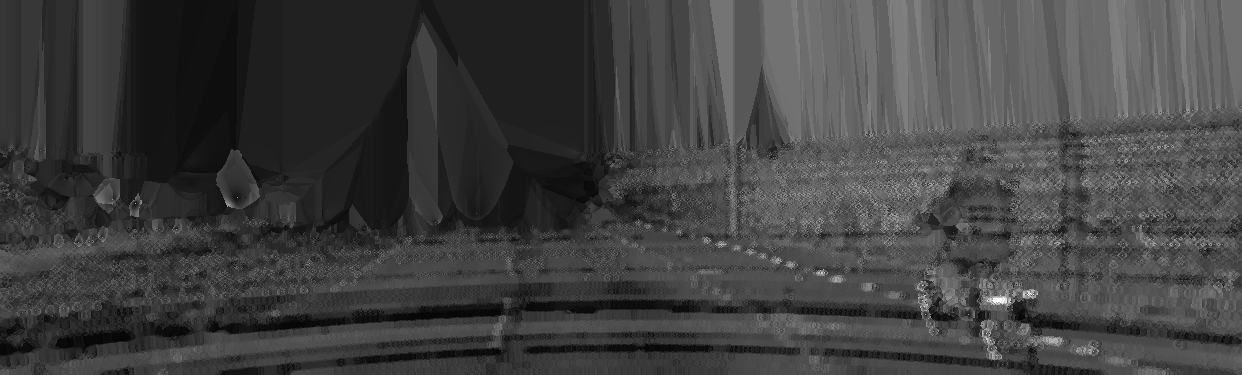
#> input picture result/dense_knn.png, 1242 x 375 px
$ python edge_sobel.py   (older library calls are emulated)
#> lines starting #> are read from the running program, lines starting #| are printed output that depends on the picture
import cv2

img = cv2.imread('../result/dense_knn.png')
#> img is the input picture: shape (375, 1242, 3); min 2, max 252, mean 64.5
cv2.imshow('img',img)
cv2.waitKey()
cv2.destroyAllWindows()
def cv_imshow(img,name):
    cv2.imshow(name,img)
    cv2.waitKey()
    cv2.destroyAllWindows()

sobelx=cv2.Sobel(img,cv2.CV_64F,1,0,ksize=3)
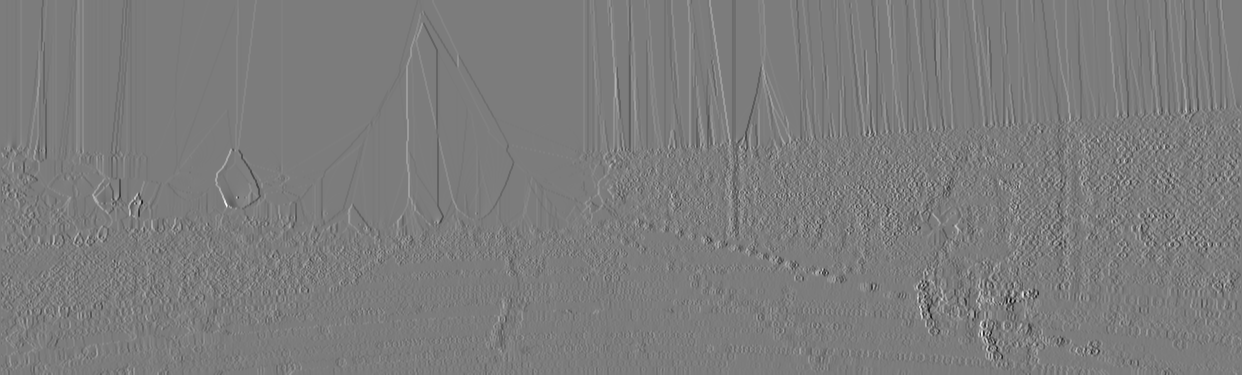
#> sobelx: shape (375, 1242, 3) float64; min -508, max 532, mean 0.2; drawn with min black and max white
sobelx = cv2.convertScaleAbs(sobelx)  #绝对值转换
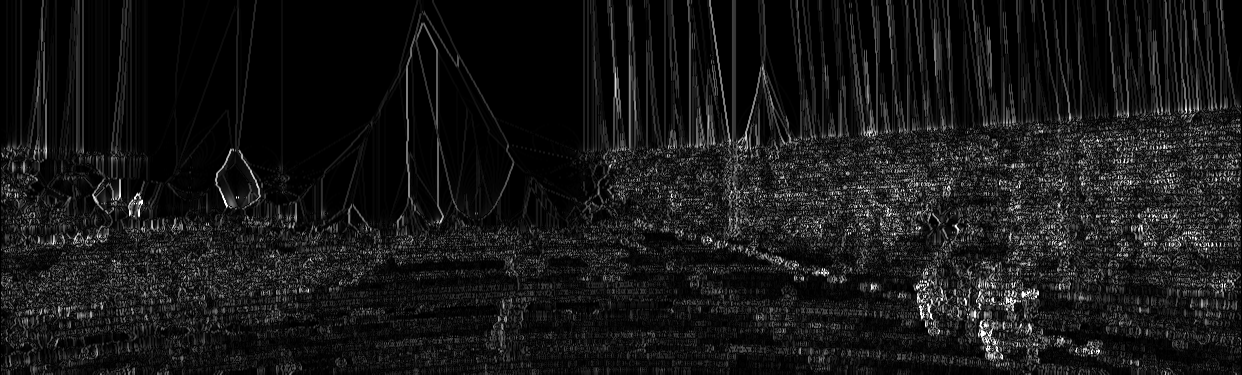
#> sobelx: shape (375, 1242, 3); min 0, max 255, mean 22.8
cv_imshow(sobelx,'sobelx')

sobely=cv2.Sobel(img,cv2.CV_64F,0,1,ksize=3)
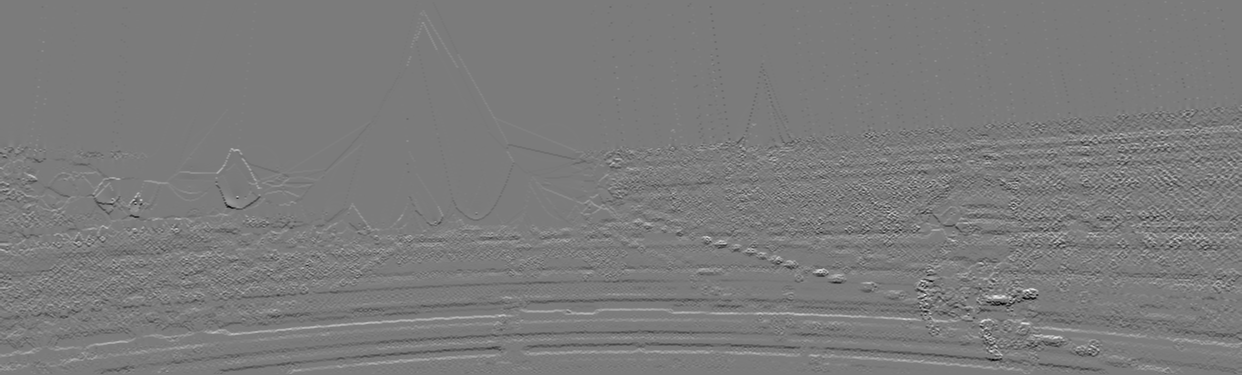
#> sobely: shape (375, 1242, 3) float64; min -470, max 497, mean -0.2; drawn with min black and max white
sobely= cv2.convertScaleAbs(sobely)   #绝对值转换
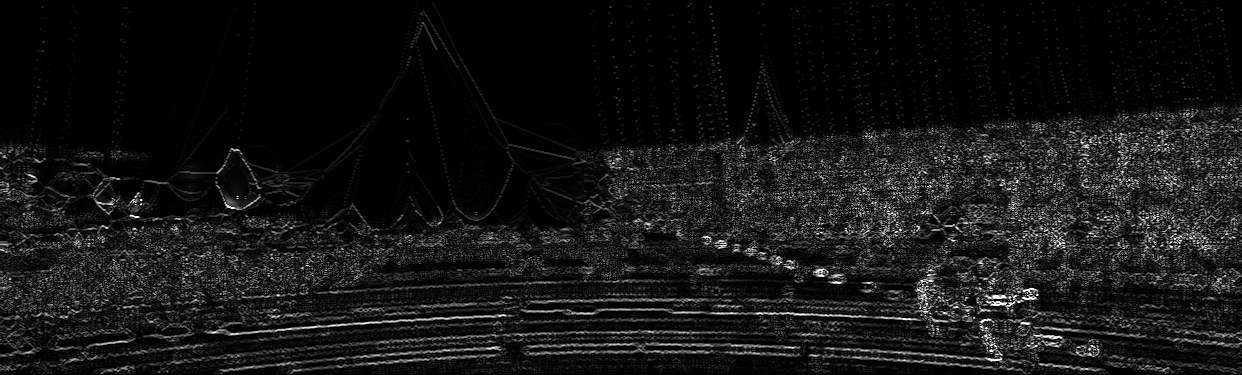
#> sobely: shape (375, 1242, 3); min 0, max 255, mean 20.5
cv_imshow(sobely,'sobely')
#分别为计算x和y，再求和
sobelxy=cv2.addWeighted(sobelx,0.5,sobely,0.5,0)  #将x和y融合起来
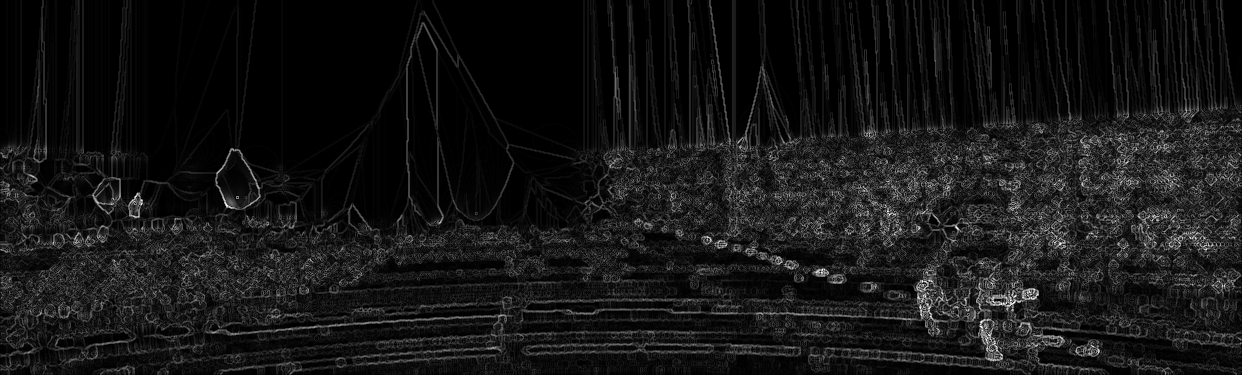
#> sobelxy: shape (375, 1242, 3); min 0, max 255, mean 21.6
cv_imshow(sobelxy,'sobelxy')

$ run again, with result/dense_neighbor.png copied over result/dense_knn.png
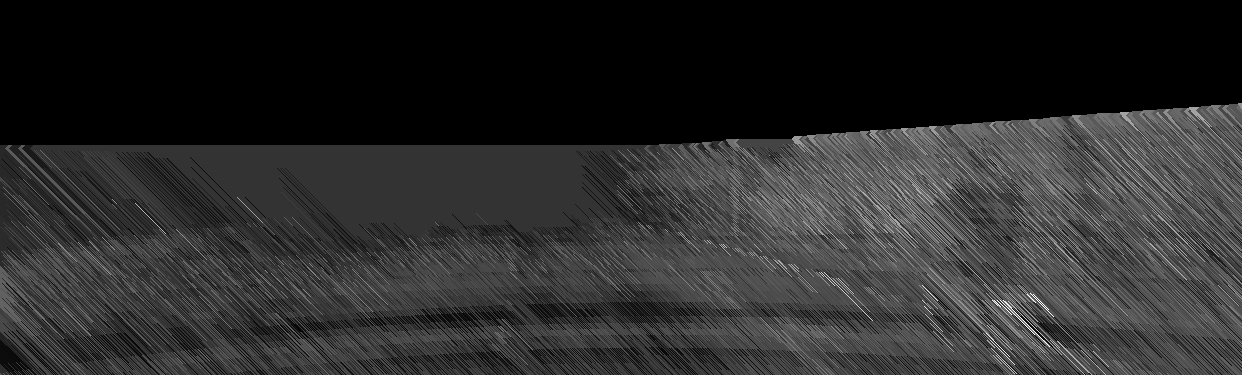
#> input picture result/dense_neighbor.png, 1242 x 375 px
#> img is the input picture: shape (375, 1242, 3); min 0, max 252, mean 43.2
#> `sobelx=cv2.Sobel(img,cv2.CV_64F,1,0,ksize=3)`:
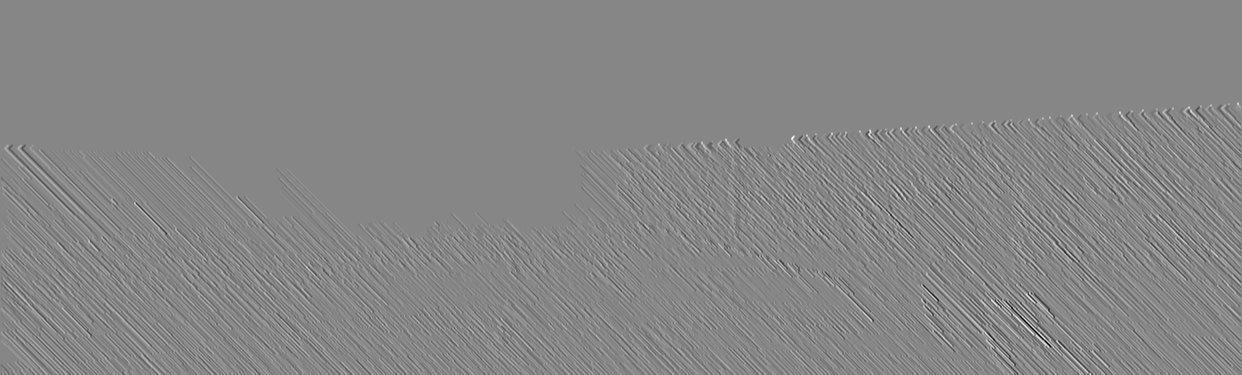
#> sobelx: shape (375, 1242, 3) float64; min -607, max 544, mean 0.2; drawn with min black and max white
#> `sobely= cv2.convertScaleAbs(sobely)`:
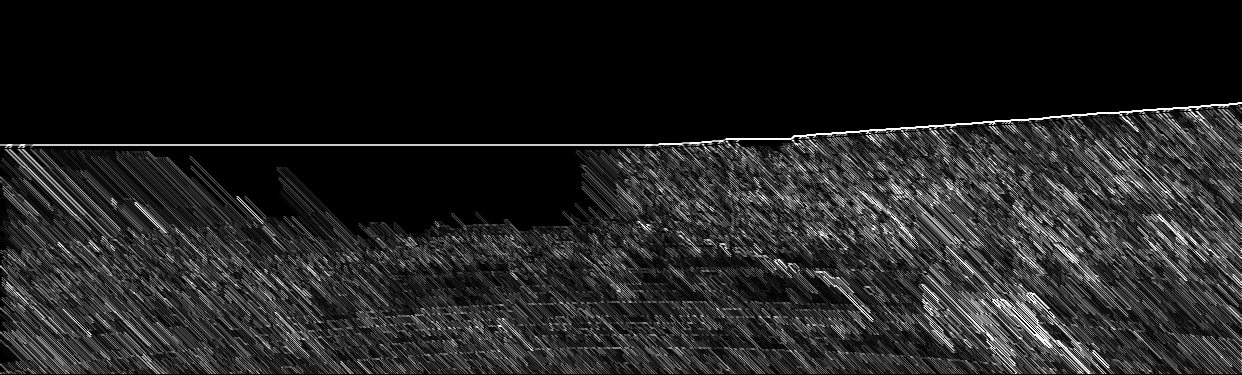
#> sobely: shape (375, 1242, 3); min 0, max 255, mean 33.5
